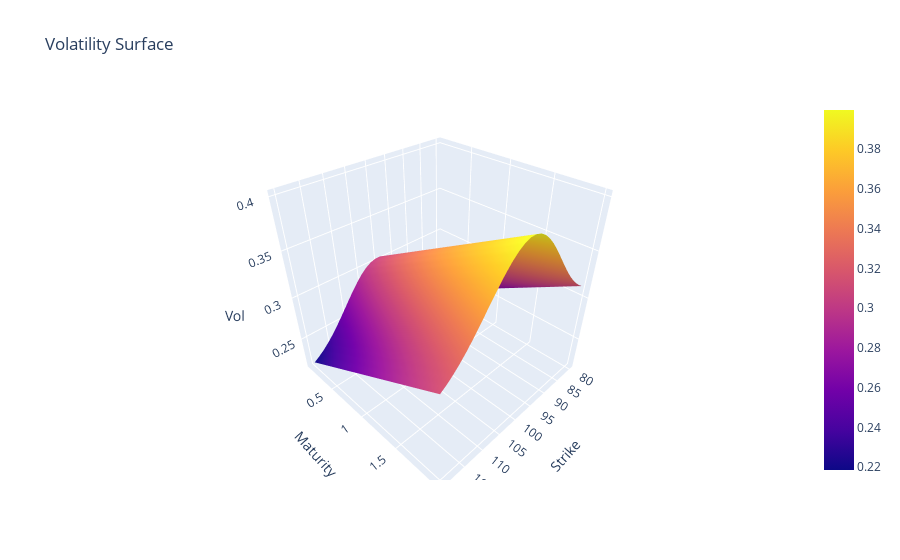

Source (notebook cell):
### Code cell
fig = go.Figure(data=[go.Surface(x=S, y=T, z=vol)])
fig.update_layout(title="Volatility Surface",
                  scene=dict(xaxis_title="Strike",
                             yaxis_title="Maturity",
                             zaxis_title="Vol"))
fig.show()

### Figure 1 — Plotly figure (JSON) as saved in the notebook; plotly's stock layout.template omitted (floating-point values rounded to 4 significant figures; data arrays with more than 128 entries replaced by an {"elided": "..."} marker saying what was removed)
{"data": [{"type": "surface", "x": {"elided": "30x30 float values"}, "y": {"elided": "30x30 float values"}, "z": {"elided": "30x30 float values"}}], "layout": {"scene": {"xaxis": {"title": {"text": "Strike"}}, "yaxis": {"title": {"text": "Maturity"}}, "zaxis": {"title": {"text": "Vol"}}}, "title": {"text": "Volatility Surface"}}}
